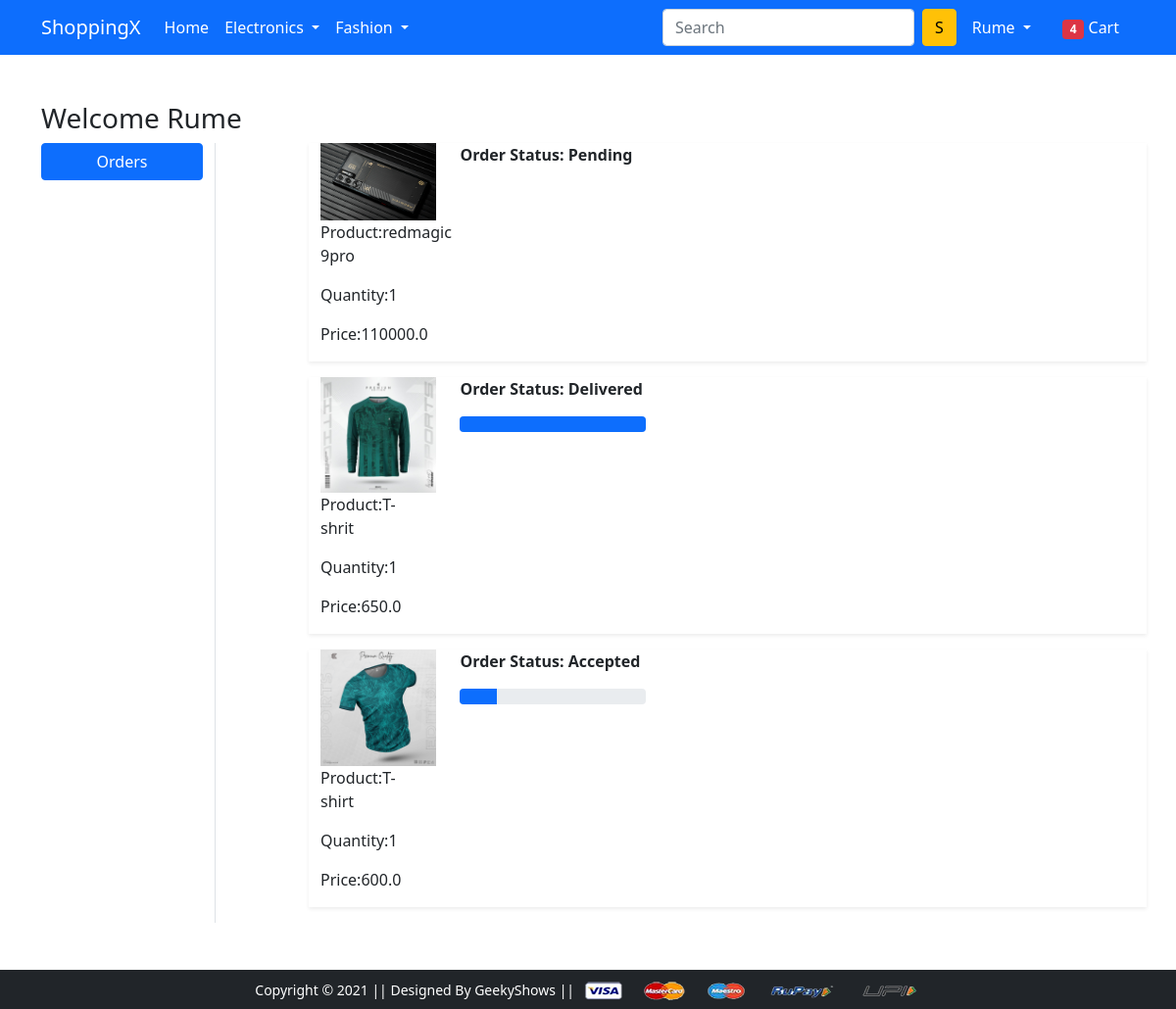
Screenshot of /orders/ (signed in) with the database file from the repository.
### app/models.py (models this page shows, shortened)
class OrderPlaced(models.Model):
    user = models.ForeignKey(User, on_delete=models.CASCADE)
    customer = models.ForeignKey(Customer, on_delete=models.CASCADE)
    product = models.ForeignKey(Product, on_delete=models.CASCADE)
    quantity = models.PositiveIntegerField(default=1)
    order_date = models.DateTimeField(auto_now_add=True)
    status = models.CharField(choices = STATUS_CHOICES, max_length=50, default = 'Pending')
    @property
    def total_cost(self):
        return self.quantity*self.product.discounted_price

class Product(models.Model):
    title = models.CharField(max_length=100)
    selling_price = models.FloatField()
    discounted_price = models.FloatField()
    description = models.TextField()
    brand = models.CharField(choices = SELECT_BRAND, max_length=100)
    category = models.CharField(choices=CATEGORY_CHOICES, max_length=2)
    product_image = models.ImageField(upload_to='productimg')

### app/views.py (the view)
# urls.py: path('orders/', views.orders, name='orders'),
@login_required
def orders(request):
    orders = OrderPlaced.objects.filter(user=request.user)
    return render(request, 'app/orders.html',{'orders':orders})

### app/templates/app/orders.html (shortened to what this page needs)
{% extends 'app/base.html' %}
{% load static %}
{% block main-content %}
<div class="container my-5">
 <div class="row">
 <h3>Welcome {{request.user|capfirst}}</h3>
  <div class="col-sm-2 border-end">
   <ul class="list-unstyled">
    <li class="d-grid"><a href="{% url 'orders' %}" class="btn btn-primary">Orders</a></li>
   </ul>
  </div>
    <div class="col-sm-9 offset-sm-1">
        {% for order in orders %}
            <div class="row shadow-sm mb-3">
                <div class="col-sm-2">
                    <img src="{{order.product.product_image.url}}" class="img-fluid" height="150" width="150" alt="">
                    <div class="col-sm-7">
                        <p>Product:{{order.product.title}}</p>
                        <p>Quantity:{{order.quantity}}</p>
                        <p>Price:{{order.total_cost}}</p>
                    </div>
                </div>
                <div class="col-sm-3 fw-bold">
                    <p>Order Status: {{order.status}}</p>
                    {% if order.status == 'Accepted' %}
                        <div class="progress">
                            <div class="progress-bar" role="progressbar" style="width:20%" aria-valuenow="20" aria-valuemin="0" aria-valuemax="100"></div>
                        </div>
                    {% endif %}
                    {% if order.status == 'Delivered' %}
                        <div class="progress">
                            <div class="progress-bar" role="progressbar" style="width:100%" aria-valuenow="100" aria-valuemin="0" aria-valuemax="100"></div>
                        </div>
                    {% endif %}
                </div>
            </div>
        {% endfor %}
    </div>
 </div>
</div>
{% endblock main-content %}

### app/templates/app/base.html (shortened to what this page needs)
<!doctype html>
{% load static %}
<html lang="en">
  <head>
    <link href="https://cdn.jsdelivr.net/npm/bootstrap@5.0.0-beta1/dist/css/bootstrap.min.css" rel="stylesheet">
    <link rel="stylesheet" href="{% static 'app/css/owl.carousel.min.css' %}">
    <link rel="stylesheet" href="{% static 'app/css/all.min.css' %}">
    <link rel="stylesheet" href="{% static 'app/css/style.css' %}">
  </head>
  <body>
    <nav class="navbar navbar-expand-lg navbar-dark bg-primary">
     <div class="container">
       <a class="navbar-brand" href="/">ShoppingX</a>
       <div class="collapse navbar-collapse" id="navbarSupportedContent">
         <ul class="navbar-nav me-auto mb-2 mb-lg-0">
           <li class="nav-item">
             <a class="nav-link active" aria-current="page" href="/">Home</a>
           </li>
           <li class="nav-item dropdown">
             <a class="nav-link dropdown-toggle text-white" href="#" id="electronicsDropdown" role="button" data-bs-toggle="dropdown" aria-expanded="false">
               Electronics
             </a>
           </li>
           <li class="nav-item dropdown">
             <a class="nav-link dropdown-toggle text-white" href="#" id="fashionDropdown" role="button" data-bs-toggle="dropdown" aria-expanded="false">
               Fashion
             </a>
           </li>
         </ul>
         <form class="d-flex">
           <input class="form-control me-2" type="search" placeholder="Search" aria-label="Search">
           <button class="btn btn-warning" type="submit">S</button>
         </form>
         <div>
          <ul class="navbar-nav me-auto mb-2 mb-lg-0">
            {% if request.user.is_authenticated %}
              <li class="nav-item dropdown mx-2">
                <a class="nav-link dropdown-toggle text-white" href="#" id="profileDropdown" role="button" data-bs-toggle="dropdown" aria-expanded="false">
                  {{request.user.username | capfirst}}
                </a>
              </li>
              <li class="nav-item mx-2">
              <a href="{% url 'show_cart' %}" class="nav-link text-white"><span class="badge bg-danger">4</span> Cart </a>
              </li>
            {% endif %}
          </ul>
         </div>
       </div>
     </div>
    </nav>
    {% block main-content %} {% endblock main-content %}
    <footer class="container-fluid bg-dark text-center p-2 mt-5">
        <small class="text-white">Copyright &copy; 2021 || Designed By GeekyShows || </small>
        <img src="{% static 'app/images/payment.png' %}" alt="" srcset="" class="img-fluid" height="2px">
    </footer>
  </body>
</html>

### rows the page displays
OrderPlaced: product.product_image (picture), product "redmagic 9pro", quantity "1", total_cost "110000.0", status "Pending"
OrderPlaced: product.product_image (picture), product "T-shrit", quantity "1", total_cost "650.0", status "Delivered"
OrderPlaced: product.product_image (picture), product "T-shirt", quantity "1", total_cost "600.0", status "Accepted"

### other values shown
{{ request.user.username | capfirst }} "Rume"
{{ request.user|capfirst }} "Rume"
